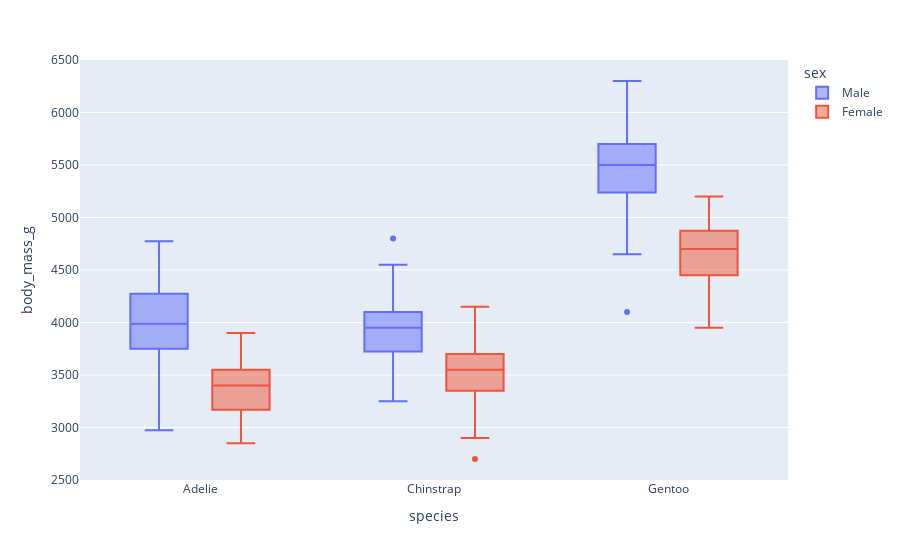

The notebook cell this image was saved under:
### Markdown cell above
## 2. Now Lets See On Hightest And Lowest Body Mass Species is Male Or Female

### Code cell
# Now Lets See On Hightest And Lowest Body Mass Species is Male Or Female
fig = px.box(df , x="species" , y="body_mass_g" , color ="sex")
fig.show()

### Figure 1 — Plotly figure (JSON) as saved in the notebook; plotly's stock layout.template omitted (floating-point values rounded to 4 significant figures; data arrays with more than 128 entries replaced by an {"elided": "..."} marker saying what was removed)
{"data": [{"alignmentgroup": "True", "hovertemplate": "sex=Male<br>species=%{x}<br>body_mass_g=%{y}<extra></extra>", "legendgroup": "Male", "marker": {"color": "#636efa"}, "name": "Male", "notched": false, "offsetgroup": "Male", "orientation": "v", "showlegend": true, "type": "box", "x": {"elided": "177 str values"}, "x0": " ", "xaxis": "x", "y": {"elided": "177 int values"}, "y0": " ", "yaxis": "y"}, {"alignmentgroup": "True", "hovertemplate": "sex=Female<br>species=%{x}<br>body_mass_g=%{y}<extra></extra>", "legendgroup": "Female", "marker": {"color": "#EF553B"}, "name": "Female", "notched": false, "offsetgroup": "Female", "orientation": "v", "showlegend": true, "type": "box", "x": {"elided": "165 str values"}, "x0": " ", "xaxis": "x", "y": {"elided": "165 int values"}, "y0": " ", "yaxis": "y"}], "layout": {"boxmode": "group", "legend": {"title": {"text": "sex"}, "tracegroupgap": 0}, "margin": {"t": 60}, "xaxis": {"anchor": "y", "domain": [0, 1], "title": {"text": "species"}}, "yaxis": {"anchor": "x", "domain": [0, 1], "title": {"text": "body_mass_g"}}}}
